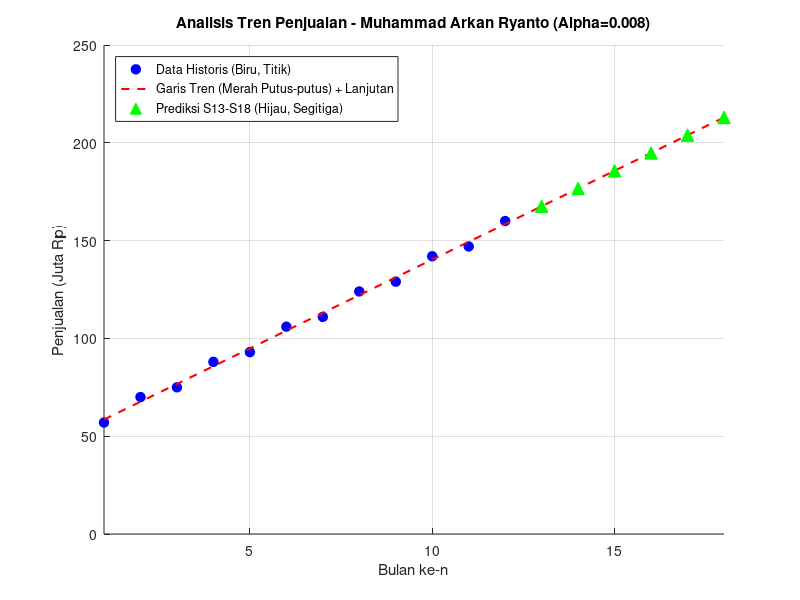

Write MATLAB code to recreate this figure.
% ===================================================== 
%  UTS Matematika Sains Data — Semester Genap 2025/2026 
%  Soal  — Nomor 7 (Lengkap: Deret & Forecasting)
%  --------------------------------------------------- 
%  Nama  : Muhammad Arkan Ryanto
%  NIM   : 2510514017
%  Parameter: N=17, a=1, b=7, K=9, theta0=65, alpha=0.008 
%  Tanggal: 27 April 2026
% ===================================================== 
  
clc; clear; close all; 
  
% --- Parameter Personalisasi ---
N = 17;  a = 1;  b = 7;  K = 9; 
theta0 = 65;  
alpha_lr = 0.008; 
  
% 7.1 & 7.2: Identifikasi Pola & Operasi Sigma
t = 1:12; 
% Persamaan: S_n = 50 + K*n + (a+1)*(-1)^n
% Substitusi: S_n = 50 + 9n + 2(-1)^n
S = 50 + (K*t) + (a+1)*(-1).^t; 

% Verifikasi T1 dan T2
T1 = sum(S); 
T2 = sum(S.^2); 

fprintf('==========================================\n');
fprintf('Jawaban soal 7.2\n');
fprintf('T1 (Total Penjualan 12 Bulan) : %.4f\n', T1);
fprintf('T2 (Sum of Squares)           : %.4f\n\n', T2);

% 7.3: Deret Geometri & Pertumbuhan Pelanggan
G1 = K; 
r = 1 + (a/100); % r = 1.01

% Total akumulasi 10 bulan pertama (S10) menggunakan rumus manual
S10 = G1 * (r^10 - 1) / (r - 1);

% Mencari n minimum agar akumulasi melewati 500 pelanggan
n_min = 0;
S_accum = 0;
while S_accum <= 500
    n_min = n_min + 1;
    S_accum = G1 * (r^n_min - 1) / (r - 1);
end

fprintf('==========================================\n');
fprintf('Jawaban soal 7.3\n');
fprintf('Total Akumulasi S10           : %.4f\n', S10);
fprintf('n Minimum (Total Akumulasi > 500): %d bulan\n\n', n_min);

% 7.4: Forecasting 6 Bulan ke Depan 
% e) Regresi Linear menggunakan polyfit
p = polyfit(t, S, 1); 
slope = p(1); 
intercept = p(2); 

% Prediksi S13 sampai S18
t_pred = 13:18; 
S_pred = polyval(p, t_pred); 

% f) Hitung MAE (Mean Absolute Error)
S_fit = polyval(p, t); 
residual = S - S_fit;
MAE = mean(abs(residual)); 

fprintf('==========================================\n');
fprintf('Jawaban soal 7.4\n');
fprintf('Slope (b1)                    : %.4f\n', slope);
fprintf('Intercept (b0)                : %.4f\n', intercept);
fprintf('Mean Absolute Error (MAE)     : %.4f\n', MAE);

% Visualisasi 
% Pastikan baris di bawah ini ada 'hFig =' agar bisa dipanggil oleh saveas
hFig = figure; 
hold on; 

% 1. Data Historis (Biru, Titik)
plot(t, S, 'bo', 'MarkerFaceColor', 'b', 'MarkerSize', 7, ...
    'DisplayName', 'Data Historis (Biru, Titik)'); 

% 2. Garis Tren BERLANJUT (Merah Putus-putus, n=1 sampai 18)
t_full = 1:18; 
S_trend_full = polyval(p, t_full); 
plot(t_full, S_trend_full, 'r--', 'LineWidth', 1.5, ...
    'DisplayName', 'Garis Tren (Merah Putus-putus) + Lanjutan'); 

% 3. Prediksi (Hijau, Segitiga, n=13 sampai 18)
plot(t_pred, S_pred, 'g^', 'MarkerFaceColor', 'g', 'MarkerSize', 9, ...
    'DisplayName', 'Prediksi S13-S18 (Hijau, Segitiga)'); 

% --- Pengaturan Grafik ---
grid on; 
title(['Analisis Tren Penjualan - Muhammad Arkan Ryanto (Alpha=', num2str(alpha_lr), ')']); 
xlabel('Bulan ke-n'); 
ylabel('Penjualan (Juta Rp)'); 

xlim([1 18]); 
legend('Location', 'northwest');
hold off;

% Save gambar
saveas(hFig, 'Grafik_forecasting_7.png');
fprintf('Grafik berhasil disimpan sebagai: Grafik_forecasting_7.png\n');
